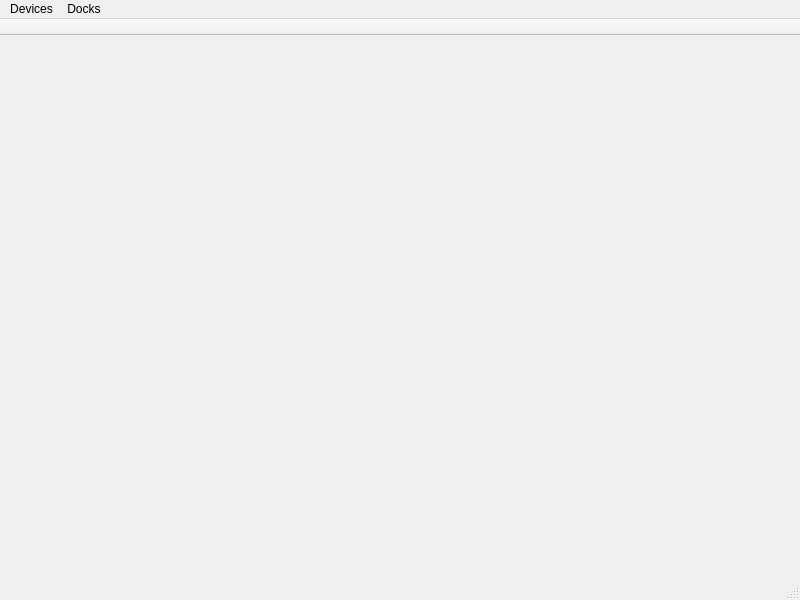
<?xml version="1.0" encoding="UTF-8"?>
<ui version="4.0">
 <class>CondetrolMainWindow</class>
 <widget class="QMainWindow" name="CondetrolMainWindow">
  <property name="geometry">
   <rect>
    <x>0</x>
    <y>0</y>
    <width>800</width>
    <height>600</height>
   </rect>
  </property>
  <property name="windowTitle">
   <string/>
  </property>
  <widget class="QWidget" name="centralwidget"/>
  <widget class="QMenuBar" name="menubar">
   <property name="geometry">
    <rect>
     <x>0</x>
     <y>0</y>
     <width>800</width>
     <height>21</height>
    </rect>
   </property>
   <widget class="QMenu" name="device_configurations_menu">
    <property name="title">
     <string>Devices</string>
    </property>
    <addaction name="action_edit_device_configurations"/>
   </widget>
   <widget class="QMenu" name="dock_menu">
    <property name="title">
     <string>Docks</string>
    </property>
   </widget>
   <addaction name="device_configurations_menu"/>
   <addaction name="dock_menu"/>
  </widget>
  <widget class="QStatusBar" name="statusbar"/>
  <widget class="QToolBar" name="toolbar">
   <property name="windowTitle">
    <string>toolBar</string>
   </property>
   <property name="movable">
    <bool>false</bool>
   </property>
   <property name="allowedAreas">
    <set>Qt::TopToolBarArea</set>
   </property>
   <property name="floatable">
    <bool>false</bool>
   </property>
   <attribute name="toolBarArea">
    <enum>TopToolBarArea</enum>
   </attribute>
   <attribute name="toolBarBreak">
    <bool>false</bool>
   </attribute>
  </widget>
  <action name="action_edit_device_configurations">
   <property name="text">
    <string>Edit...</string>
   </property>
  </action>
  <action name="actionExport">
   <property name="text">
    <string>Export...</string>
   </property>
  </action>
  <action name="actionLoad">
   <property name="text">
    <string>Load...</string>
   </property>
  </action>
  <action name="action_edit_constants">
   <property name="text">
    <string>Edit...</string>
   </property>
  </action>
 </widget>
 <resources/>
 <connections/>
</ui>
